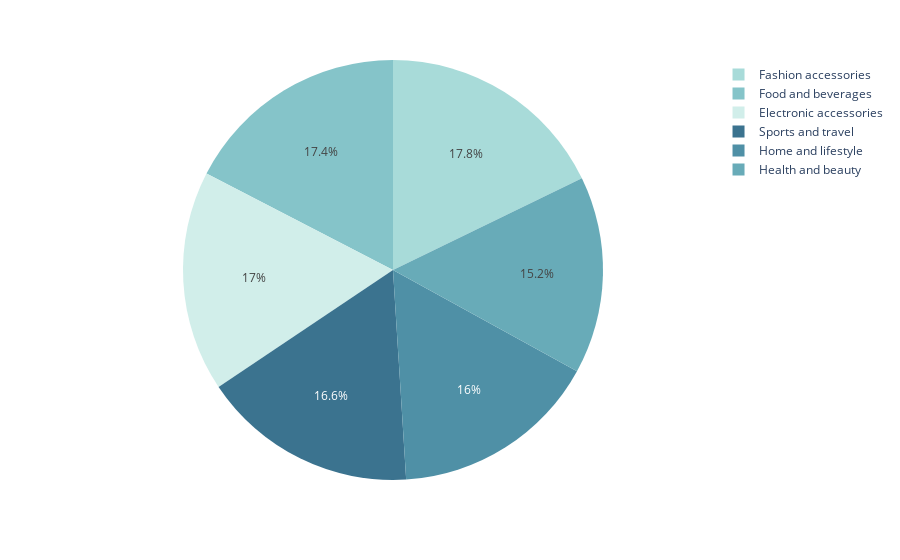

Source (notebook cell):
### Markdown cell above
##### Bagaimana prosentase sebaran kategori produk yang dibeli oleh customer

### Code cell
pie_chart('Product Category')

### Figure 1 — Plotly figure (JSON) as saved in the notebook; plotly's stock layout.template omitted (floating-point values rounded to 4 significant figures)
{"data": [{"customdata": [["Electronic accessories"], ["Fashion accessories"], ["Food and beverages"], ["Health and beauty"], ["Home and lifestyle"], ["Sports and travel"]], "domain": {"x": [0, 1], "y": [0, 1]}, "hovertemplate": "Product Category=%{customdata[0]}<br>Total=%{value}<extra></extra>", "labels": ["Electronic accessories", "Fashion accessories", "Food and beverages", "Health and beauty", "Home and lifestyle", "Sports and travel"], "legendgroup": "", "marker": {"colors": ["rgb(209, 238, 234)", "rgb(168, 219, 217)", "rgb(133, 196, 201)", "rgb(104, 171, 184)", "rgb(79, 144, 166)", "rgb(59, 115, 143)"]}, "name": "", "showlegend": true, "type": "pie", "values": [170, 178, 174, 152, 160, 166]}], "layout": {"legend": {"tracegroupgap": 0}, "margin": {"t": 60}, "piecolorway": ["rgb(209, 238, 234)", "rgb(168, 219, 217)", "rgb(133, 196, 201)", "rgb(104, 171, 184)", "rgb(79, 144, 166)", "rgb(59, 115, 143)", "rgb(42, 86, 116)"]}}
